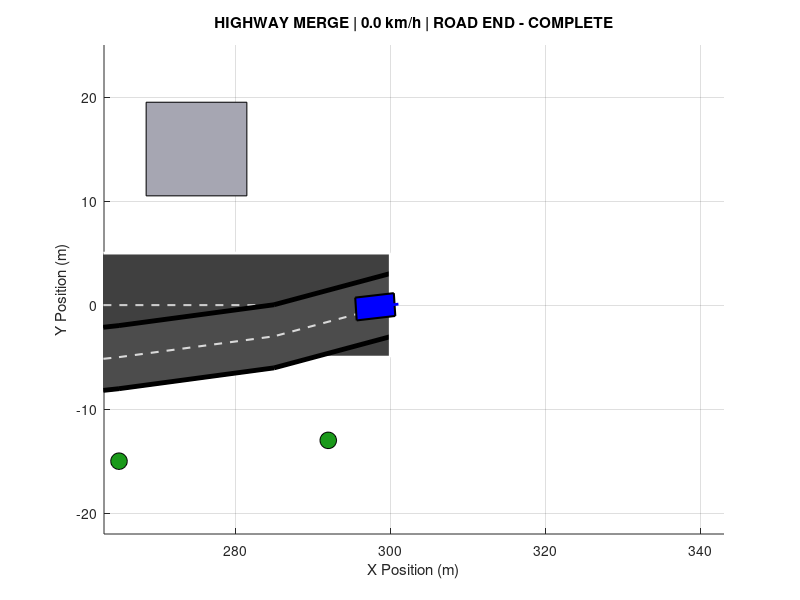

The MATLAB source for this figure:
%% =========================================================
% HIGHWAY MERGE - AUTONOMOUS VEHICLE
% Vehicle Dynamics + Control
% MATLAB ONLY - NO SIMULINK
%
% Features:
% 1. Main highway
% 2. Separate physical alternate connecting road
% 3. Road construction detection
% 4. Slow -> Stop -> 5 second wait
% 5. Alternate route
% 6. Reconnects with highway
% 7. Pure Pursuit style lateral control
% 8. PID style longitudinal control
% 9. Traffic light
% 10. Buildings and trees
% 11. Camera follows vehicle
% 12. Stops at road end
%% =========================================================

clear;
clc;
close all;

%% =========================================================
% SIMULATION SETTINGS
%% =========================================================

dt = 0.05;
simulationTime = 180;

%% =========================================================
% VEHICLE PARAMETERS
%% =========================================================

x = 10;
y = 0;

yaw = 0;

speed = 0;

wheelbase = 2.8;

maxSteer = deg2rad(28);

normalSpeed = 9;
slowSpeed = 4.5;

maxAcceleration = 2.0;
maxBraking = 4.5;

%% =========================================================
% CONTROLLER PARAMETERS
%% =========================================================

lookAhead = 8;

Kp_speed = 1.5;
Ki_speed = 0.08;
Kd_speed = 0.15;

speedIntegral = 0;
previousSpeedError = 0;

%% =========================================================
% MAIN HIGHWAY
%% =========================================================

roadWidth = 10;

roadStart = 0;
roadEnd = 300;

%% =========================================================
% ALTERNATE CONNECTING ROAD
%
% This is an actual separate road.
% It starts from the main highway,
% goes downward,
% travels around the construction,
% and reconnects to the main highway.
%% =========================================================

routeX = [145 152 160 172 190 215 240 265 285 300];

routeY = [0 -3 -7 -10 -10 -9 -7 -5 -3 0];

alternateRoadWidth = 6;

routeIndex = 2;

alternateRoute = false;

%% =========================================================
% CONSTRUCTION AREA
%% =========================================================

constructionX = 155;

constructionWidth = 12;

constructionDetected = false;

constructionStopped = false;

constructionWaitStart = NaN;

constructionWaitTime = 5;

detourActive = false;

%% =========================================================
% TRAFFIC LIGHT
%% =========================================================

lightX = 85;

greenTime = 12;
redTime = 7;

lightTimer = 0;

lightState = "GREEN";

lightStopped = false;

lightWaitStart = NaN;

lightWaitTime = 5;

%% =========================================================
% VEHICLE STATUS
%% =========================================================

statusText = "NORMAL";

%% =========================================================
% BUILDINGS
%% =========================================================

buildingX = [25 48 72 105 130 185 215 245 275];
buildingY = [15 17 14 18 16 17 14 18 15];

buildingW = [12 10 14 11 13 12 15 11 13];
buildingH = [9 10 8 11 9 10 8 11 9];

%% =========================================================
% TREES
%% =========================================================

treeX = [15 35 58 78 112 145 175 205 235 265 292];
treeY = [-14 -15 -13 -16 -14 -17 -15 -16 -14 -15 -13];

%% =========================================================
% FIGURE
%% =========================================================

figure('Color','w');

hold on;
grid on;

axis manual;

xlim([-10 320]);
ylim([-22 25]);

xlabel('X Position (m)');
ylabel('Y Position (m)');

title('HIGHWAY MERGE - AUTONOMOUS VEHICLE');

%% =========================================================
% MAIN HIGHWAY
%% =========================================================

fill([roadStart roadEnd roadEnd roadStart], ...
     [-roadWidth/2 -roadWidth/2 roadWidth/2 roadWidth/2], ...
     [0.25 0.25 0.25], ...
     'EdgeColor','none');

%% Highway lane markings

plot([roadStart roadEnd], [0 0], ...
     '--', ...
     'Color',[0.8 0.8 0.8], ...
     'LineWidth',1.5);

plot([roadStart roadEnd], ...
     [roadWidth/2 roadWidth/2], ...
     'w', ...
     'LineWidth',2);

plot([roadStart roadEnd], ...
     [-roadWidth/2 -roadWidth/2], ...
     'w', ...
     'LineWidth',2);

%% =========================================================
% ALTERNATE ROAD - PHYSICAL ROAD SURFACE
%% =========================================================

% Draw road edges first

plot(routeX, routeY + alternateRoadWidth/2, ...
     'k', ...
     'LineWidth',4);

plot(routeX, routeY - alternateRoadWidth/2, ...
     'k', ...
     'LineWidth',4);

% Road surface approximation

for i = 1:length(routeX)-1

    x1 = routeX(i);
    x2 = routeX(i+1);

    y1 = routeY(i);
    y2 = routeY(i+1);

    fill([x1 x2 x2 x1], ...
         [y1-alternateRoadWidth/2 ...
          y2-alternateRoadWidth/2 ...
          y2+alternateRoadWidth/2 ...
          y1+alternateRoadWidth/2], ...
         [0.3 0.3 0.3], ...
         'EdgeColor','none');

end

%% Alternate road center line

plot(routeX,routeY, ...
     '--', ...
     'Color',[0.85 0.85 0.85], ...
     'LineWidth',1.5);

%% Redraw alternate road edges

plot(routeX, routeY + alternateRoadWidth/2, ...
     'k', ...
     'LineWidth',3);

plot(routeX, routeY - alternateRoadWidth/2, ...
     'k', ...
     'LineWidth',3);

%% =========================================================
% ROAD CONNECTION MARKINGS
%% =========================================================

plot([145 145],[-5 5], ...
     'w', ...
     'LineWidth',2);

plot([300 300],[-5 5], ...
     'w', ...
     'LineWidth',2);

text(175,-14, ...
     'ALTERNATE CONNECTING ROAD', ...
     'FontWeight','bold');

%% =========================================================
% CONSTRUCTION AREA
%% =========================================================

constructionLeft = constructionX - constructionWidth/2;
constructionRight = constructionX + constructionWidth/2;

fill([constructionLeft constructionRight constructionRight constructionLeft], ...
     [-5 -5 5 5], ...
     [1 0.7 0.1], ...
     'EdgeColor','k', ...
     'LineWidth',2);

%% Construction stripes

for xx = constructionLeft:2:constructionRight

    plot([xx xx+2],[-5 5], ...
         'r', ...
         'LineWidth',2);

end

text(constructionX-7,7, ...
     'ROAD CONSTRUCTION', ...
     'Color','r', ...
     'FontWeight','bold');

%% =========================================================
% TRAFFIC LIGHT
%% =========================================================

plot([lightX lightX], [5 10], ...
     'k', ...
     'LineWidth',4);

plot(lightX,10, ...
     'ko', ...
     'MarkerSize',10, ...
     'MarkerFaceColor','g');

text(lightX+2,10, ...
     'TRAFFIC LIGHT', ...
     'FontWeight','bold');

plot([lightX lightX],[-5 5], ...
     'k', ...
     'LineWidth',2);

%% Stop line

plot([lightX lightX],[-5 5], ...
     'w', ...
     'LineWidth',3);

%% =========================================================
% BUILDINGS
%% =========================================================

for i = 1:length(buildingX)

    bx = buildingX(i);
    by = buildingY(i);
    bw = buildingW(i);
    bh = buildingH(i);

    fill([bx-bw/2 bx+bw/2 bx+bw/2 bx-bw/2], ...
         [by-bh/2 by-bh/2 by+bh/2 by+bh/2], ...
         [0.65 0.65 0.7], ...
         'EdgeColor','k');

end

%% =========================================================
% TREES
%% =========================================================

for i = 1:length(treeX)

    plot(treeX(i),treeY(i), ...
         'o', ...
         'MarkerSize',12, ...
         'MarkerFaceColor',[0.1 0.6 0.1], ...
         'MarkerEdgeColor','k');

end

%% =========================================================
% VEHICLE GRAPHICS
%% =========================================================

carLength = 5;
carWidth = 2.2;

carX = [ ...
    -carLength/2 ...
     carLength/2 ...
     carLength/2 ...
    -carLength/2];

carY = [ ...
    -carWidth/2 ...
    -carWidth/2 ...
     carWidth/2 ...
     carWidth/2];

vehiclePatch = patch( ...
    x + carX, ...
    y + carY, ...
    'b', ...
    'EdgeColor','k', ...
    'LineWidth',1.5);

%% Vehicle heading indicator

headingLine = plot( ...
    [x x+3], ...
    [y y], ...
    'b', ...
    'LineWidth',2);

%% =========================================================
% SIMULATION LOOP
%% =========================================================

for t = 0:dt:simulationTime

    %% -----------------------------------------------------
    % TRAFFIC LIGHT TIMER
    %% -----------------------------------------------------

    lightTimer = lightTimer + dt;

    if strcmp(lightState,"GREEN")

        if lightTimer >= greenTime

            lightState = "RED";
            lightTimer = 0;

        end

    else

        if lightTimer >= redTime

            lightState = "GREEN";
            lightTimer = 0;

        end

    end

    %% -----------------------------------------------------
    % DISTANCE TO TRAFFIC LIGHT
    %% -----------------------------------------------------

    distanceLight = lightX - x;

    %% -----------------------------------------------------
    % TRAFFIC LIGHT CONTROL
    %
    % Vehicle only reacts when close to the light.
    %% -----------------------------------------------------

    if strcmp(lightState,"RED") && ...
            distanceLight > 0 && ...
            distanceLight < 12 && ...
            ~detourActive

        targetSpeed = 0;

        statusText = "RED LIGHT - STOPPING";

        if speed < 0.3 && ~lightStopped

            lightStopped = true;
            lightWaitStart = t;

        end

    elseif lightStopped

        targetSpeed = 0;

        statusText = "RED LIGHT - WAITING";

        if t - lightWaitStart >= lightWaitTime

            lightStopped = false;
            lightWaitStart = NaN;

            lightState = "GREEN";
            lightTimer = 0;

            statusText = "GREEN - RESUMING";

        end

    end

    %% -----------------------------------------------------
    % CONSTRUCTION DETECTION
    %% -----------------------------------------------------

    distanceConstruction = constructionX - x;

    if ~constructionDetected && ...
            distanceConstruction > 0 && ...
            distanceConstruction < 35

        constructionDetected = true;

    end

    %% -----------------------------------------------------
    % CONSTRUCTION RESPONSE
    %
    % IMPORTANT:
    % Vehicle slows first and does NOT set speed to zero
    % until it is actually close to the construction.
    %% -----------------------------------------------------

    if constructionDetected && ...
            ~detourActive && ...
            ~lightStopped

        if distanceConstruction > 8

            targetSpeed = slowSpeed;

            statusText = "CONSTRUCTION DETECTED - SLOWING";

        else

            targetSpeed = 0;

            statusText = "CONSTRUCTION - STOPPING";

        end

        %% Actual vehicle stop

        if distanceConstruction <= 8 && speed < 0.3

            constructionStopped = true;

            if isnan(constructionWaitStart)

                constructionWaitStart = t;

            end

        end

    end

    %% -----------------------------------------------------
    % CONSTRUCTION 5 SECOND WAIT
    %% -----------------------------------------------------

    if constructionStopped && ~detourActive

        targetSpeed = 0;

        statusText = "CONSTRUCTION - WAITING 5 SEC";

        if t - constructionWaitStart >= constructionWaitTime

            detourActive = true;
            routeIndex = 2;

            statusText = "ALTERNATE ROUTE";

        end

    end

    %% -----------------------------------------------------
    % NORMAL DRIVING
    %% -----------------------------------------------------

    if ~constructionDetected && ~lightStopped

        targetSpeed = normalSpeed;
        statusText = "NORMAL";

    end

    %% -----------------------------------------------------
    % ALTERNATE ROUTE NAVIGATION
    %% -----------------------------------------------------

    if detourActive

        %% Current route waypoint

        targetX = routeX(routeIndex);
        targetY = routeY(routeIndex);

        %% Drive slower on alternate road

        targetSpeed = normalSpeed * 0.7;

        %% Waypoint distance

        distanceWaypoint = sqrt( ...
            (targetX-x)^2 + ...
            (targetY-y)^2);

        %% Advance waypoint

        if distanceWaypoint < 3 && ...
                routeIndex < length(routeX)

            routeIndex = routeIndex + 1;

        end

        %% Finished alternate route

        if routeIndex >= length(routeX)

            detourActive = false;

            constructionDetected = false;
            constructionStopped = false;
            constructionWaitStart = NaN;

            statusText = "MERGED BACK TO HIGHWAY";

        end

    else

        %% Main highway target

        targetX = x + lookAhead;
        targetY = 0;

    end

    %% -----------------------------------------------------
    % PURE PURSUIT STYLE LATERAL CONTROL
    %% -----------------------------------------------------

    dx = targetX - x;
    dy = targetY - y;

    targetHeading = atan2(dy,dx);

    headingError = atan2( ...
        sin(targetHeading-yaw), ...
        cos(targetHeading-yaw));

    steeringAngle = atan2( ...
        2*wheelbase*sin(headingError), ...
        lookAhead);

    %% Steering limit

    if steeringAngle > maxSteer

        steeringAngle = maxSteer;

    elseif steeringAngle < -maxSteer

        steeringAngle = -maxSteer;

    end

    %% -----------------------------------------------------
    % LONGITUDINAL PID CONTROLLER
    %% -----------------------------------------------------

    speedError = targetSpeed - speed;

    speedIntegral = speedIntegral + ...
        speedError*dt;

    speedDerivative = ...
        (speedError-previousSpeedError)/dt;

    control = ...
        Kp_speed*speedError + ...
        Ki_speed*speedIntegral + ...
        Kd_speed*speedDerivative;

    previousSpeedError = speedError;

    %% -----------------------------------------------------
    % ACCELERATION / BRAKING LIMITS
    %% -----------------------------------------------------

    if control >= 0

        acceleration = min(control,maxAcceleration);

    else

        acceleration = max(control,-maxBraking);

    end

    %% Stop condition

    if targetSpeed == 0 && speed < 0.2

        speed = 0;

    else

        speed = speed + acceleration*dt;

        if speed < 0

            speed = 0;

        end

    end

    %% -----------------------------------------------------
    % KINEMATIC BICYCLE MODEL
    %% -----------------------------------------------------

    if speed > 0.05

        yaw = yaw + ...
            (speed/wheelbase)*tan(steeringAngle)*dt;

    end

    x = x + speed*cos(yaw)*dt;

    y = y + speed*sin(yaw)*dt;

    %% -----------------------------------------------------
    % LIMIT VEHICLE TO ROAD REGION
    %% -----------------------------------------------------

    if ~detourActive

        if y > 4

            y = 4;

        elseif y < -4

            y = -4;

        end

    end

    %% -----------------------------------------------------
    % UPDATE VEHICLE GRAPHICS
    %% -----------------------------------------------------

    rotatedX = ...
        carX*cos(yaw) - ...
        carY*sin(yaw);

    rotatedY = ...
        carX*sin(yaw) + ...
        carY*cos(yaw);

    set(vehiclePatch, ...
        'XData',x+rotatedX, ...
        'YData',y+rotatedY);

    set(headingLine, ...
        'XData',[x x+3*cos(yaw)], ...
        'YData',[y y+3*sin(yaw)]);

    %% -----------------------------------------------------
    % UPDATE TRAFFIC LIGHT GRAPHICS
    %% -----------------------------------------------------

    if strcmp(lightState,"GREEN")

        set(findobj(gca,'Marker','o','MarkerSize',10), ...
            'MarkerFaceColor','g');

    else

        set(findobj(gca,'Marker','o','MarkerSize',10), ...
            'MarkerFaceColor','r');

    end

    %% -----------------------------------------------------
    % STATUS DISPLAY
    %% -----------------------------------------------------

    if detourActive

        modeText = "ALTERNATE ROAD";

    else

        modeText = "MAIN HIGHWAY";

    end

    title(sprintf( ...
        'HIGHWAY MERGE | %.1f m/s | %.1f km/h | %s | %s', ...
        speed, ...
        speed*3.6, ...
        lightState, ...
        statusText));

    %% -----------------------------------------------------
    % FOLLOW CAMERA
    %% -----------------------------------------------------

    xlim([x-35 x+45]);

    ylim([-22 25]);

    %% -----------------------------------------------------
    % ANIMATION
    %% -----------------------------------------------------

    if mod(round(t/dt),4) == 0

        drawnow limitrate;

    end

    pause(0.01);

    %% -----------------------------------------------------
    % ROAD END
    %% -----------------------------------------------------

    if x >= roadEnd-2

        speed = 0;

        statusText = "ROAD END - VEHICLE STOPPED";

        title(sprintf( ...
            'HIGHWAY MERGE | %.1f km/h | ROAD END - COMPLETE', ...
            speed*3.6));

        drawnow;

        pause(2);

        break;

    end

end

%% =========================================================
% SIMULATION COMPLETE
%% =========================================================

disp(' ');
disp('==============================================');
disp(' HIGHWAY MERGE SIMULATION COMPLETE');
disp('==============================================');
disp('Vehicle successfully reached the end of road.');
disp('Construction detection completed.');
disp('Vehicle slowed and stopped before construction.');
disp('Vehicle waited 5 seconds.');
disp('Vehicle used the alternate connecting road.');
disp('Vehicle merged back onto the main highway.');
disp('==============================================');
